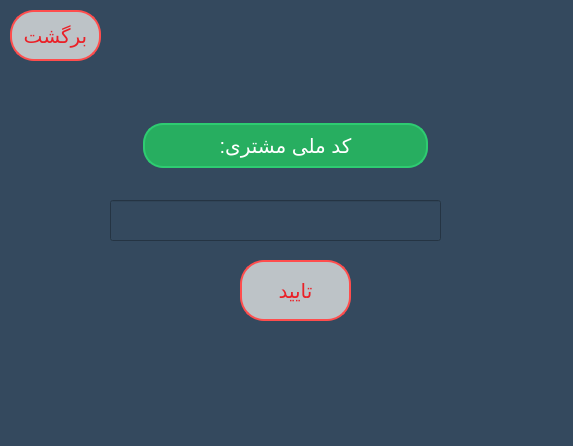
<?xml version="1.0" encoding="UTF-8"?>
<ui version="4.0">
 <class>print_customer_with_ncod</class>
 <widget class="QWidget" name="print_customer_with_ncod">
  <property name="geometry">
   <rect>
    <x>0</x>
    <y>0</y>
    <width>573</width>
    <height>446</height>
   </rect>
  </property>
  <property name="windowTitle">
   <string>نمایش اطلاعات مشتری</string>
  </property>
  <property name="styleSheet">
   <string notr="true">background: #34495e;</string>
  </property>
  <widget class="QLabel" name="label_5">
   <property name="geometry">
    <rect>
     <x>140</x>
     <y>120</y>
     <width>291</width>
     <height>51</height>
    </rect>
   </property>
   <property name="styleSheet">
    <string notr="true">	border: 0;
	background: #27ae60;
	display: block;
	margin: 3px 3px;
	text-align: center;
	border: 2px solid #2ecc71;
	outline: none;
	color: white;
	border-radius: 20px;
	font-size:20px;	</string>
   </property>
   <property name="text">
    <string>کد ملی مشتری:</string>
   </property>
   <property name="alignment">
    <set>Qt::AlignCenter</set>
   </property>
  </widget>
  <widget class="QLineEdit" name="ncod">
   <property name="geometry">
    <rect>
     <x>110</x>
     <y>200</y>
     <width>331</width>
     <height>41</height>
    </rect>
   </property>
   <property name="styleSheet">
    <string notr="true">color:white; font-size:20px;</string>
   </property>
  </widget>
  <widget class="QPushButton" name="print_information">
   <property name="geometry">
    <rect>
     <x>240</x>
     <y>260</y>
     <width>111</width>
     <height>61</height>
    </rect>
   </property>
   <property name="cursor">
    <cursorShape>PointingHandCursor</cursorShape>
   </property>
   <property name="styleSheet">
    <string notr="true">border-radius: 24px;

	color:#EA2027; background-color:#bdc3c7; border: 2px solid #ff4d4d;  font-size:20px;</string>
   </property>
   <property name="text">
    <string>تایید</string>
   </property>
  </widget>
  <widget class="QLabel" name="lbl_text">
   <property name="geometry">
    <rect>
     <x>120</x>
     <y>360</y>
     <width>291</width>
     <height>31</height>
    </rect>
   </property>
   <property name="styleSheet">
    <string notr="true">color:#FF4500; font-size:18px;</string>
   </property>
   <property name="text">
    <string/>
   </property>
  </widget>
  <widget class="QPushButton" name="back">
   <property name="geometry">
    <rect>
     <x>10</x>
     <y>10</y>
     <width>91</width>
     <height>51</height>
    </rect>
   </property>
   <property name="cursor">
    <cursorShape>PointingHandCursor</cursorShape>
   </property>
   <property name="styleSheet">
    <string notr="true">border-radius: 24px;

	color:#EA2027; background-color:#bdc3c7; border: 2px solid #ff4d4d;  font-size:20px;</string>
   </property>
   <property name="text">
    <string>برگشت</string>
   </property>
  </widget>
 </widget>
 <resources/>
 <connections/>
</ui>
